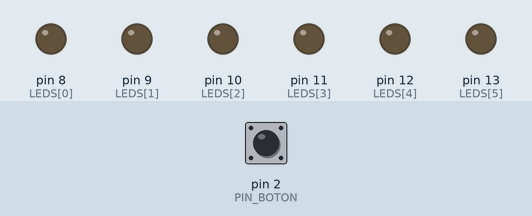
A sketch run on a simulated Arduino Uno, built with avr-gcc and run on an emulated ATmega328P. Shown: output pins drawn as LEDs (lit = HIGH). Inputs (shaded band) come from the test bench; at power-on: pin 2 (PIN_BOTON) HIGH. Random numbers use the default seed unless the sketch sets one.

Above: at 1.2 s.
1.3 s: pin 2 (PIN_BOTON) pulled LOW for 0.15 s
At 3.2 s:
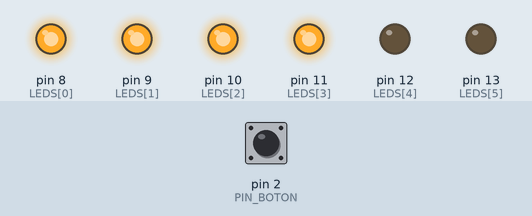
4.3 s: pin 2 (PIN_BOTON) pulled LOW for 1 s
At 6.7 s:
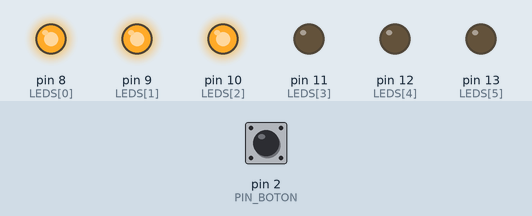
7.3 s: pin 2 (PIN_BOTON) pulled LOW for 3.2 s
At 9.6 s:
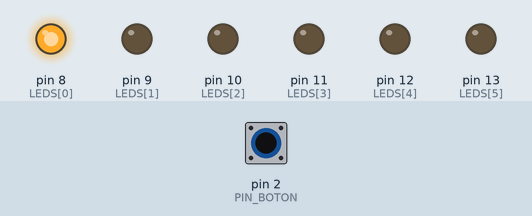
Timing chart, 0 to 11.1 s (numbered marks = the images above; inputs shaded):
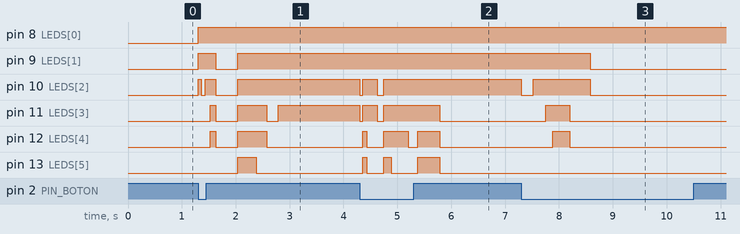

Measured:
- after the input at 1.3 s, pin 8 (LEDS[0]): LOW → HIGH at once; pin 9 (LEDS[1]): LOW → HIGH at once, → LOW 0.33 s later, → HIGH 0.41 s later
- after the input at 4.3 s, pin 10 (LEDS[2]): HIGH → LOW at once, → HIGH 0.06 s later, → LOW 0.27 s later, → HIGH 0.12 s later; pin 11 (LEDS[3]): goes LOW 0.06 s, HIGH 0.27 s, LOW 0.12 s, HIGH 1.0 s, then LOW, starting at once
- after the input at 7.3 s, pin 9 (LEDS[1]): HIGH → LOW after 1.3 s; pin 10 (LEDS[2]): HIGH → LOW at once, → HIGH 0.23 s later, → LOW 1.1 s later; pin 11 (LEDS[3]): LOW → HIGH after 0.45 s, → LOW 0.45 s later; pin 12 (LEDS[4]): LOW → HIGH after 0.59 s, → LOW 0.32 s later

The sketch:

X01_dado_leds.ino
```cpp
/*
  X01 · Dado electrónico con 6 LED                            Ampliación
  ------------------------------------------------------------------
  Qué hace: al presionar el botón, los LED "giran" unos segundos y se queda encendida
  una cantidad de LED igual al número que salió (1 a 6).

  Conexiones (6 LED, cada uno con su resistencia de 220 ohm y la pata corta a GND):
    LED 1 -> pin 8     LED 2 -> pin 9     LED 3 -> pin 10
    LED 4 -> pin 11    LED 5 -> pin 12    LED 6 -> pin 13
    Botón: una pata -> pin 2 ; la pata OPUESTA (en diagonal) -> GND

  Ideas clave:
    - Un ARREGLO (LEDS[]) guarda varios valores bajo un mismo nombre: así un for
      puede recorrer todos los LED.
    - random(1, 7) da un número al azar del 1 al 6. randomSeed() con una lectura de un pin
      sin conectar (A5) hace que no salga siempre la misma secuencia.

  Retos:  - Cambia la animación de giro.
          - Haz que se muestre la cara real de un dado con los puntos (necesitas 7 LED).
          - Agrega un zumbador que haga "tic tic tic" mientras gira.
*/

const int LEDS[] = {8, 9, 10, 11, 12, 13};
const int NUM_LEDS = 6;
const int PIN_BOTON = 2;

void mostrar(int cantidad) {
  for (int i = 0; i < NUM_LEDS; i++) {
    if (i < cantidad) {
      digitalWrite(LEDS[i], HIGH);
    } else {
      digitalWrite(LEDS[i], LOW);
    }
  }
}

void setup() {
  for (int i = 0; i < NUM_LEDS; i++) {
    pinMode(LEDS[i], OUTPUT);
  }
  pinMode(PIN_BOTON, INPUT_PULLUP);
  randomSeed(analogRead(A5));
  mostrar(0);
}

void loop() {
  if (digitalRead(PIN_BOTON) == LOW) {
    int resultado = 1;
    for (int i = 0; i < 12; i++) {          // animación: cada vez más lento
      resultado = random(1, 7);
      mostrar(resultado);
      delay(60 + i * 15);
    }
    mostrar(resultado);                      // se queda el último número
    delay(300);
    while (digitalRead(PIN_BOTON) == LOW) {  // espera a que suelten el botón
      delay(10);
    }
  }
}
```
